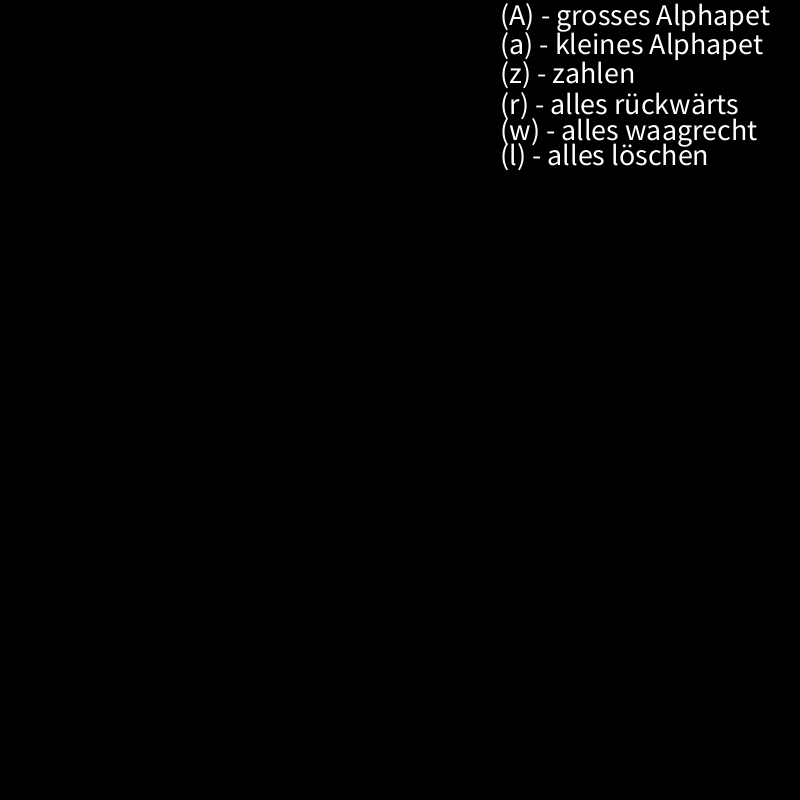
Frame 1 (no input)
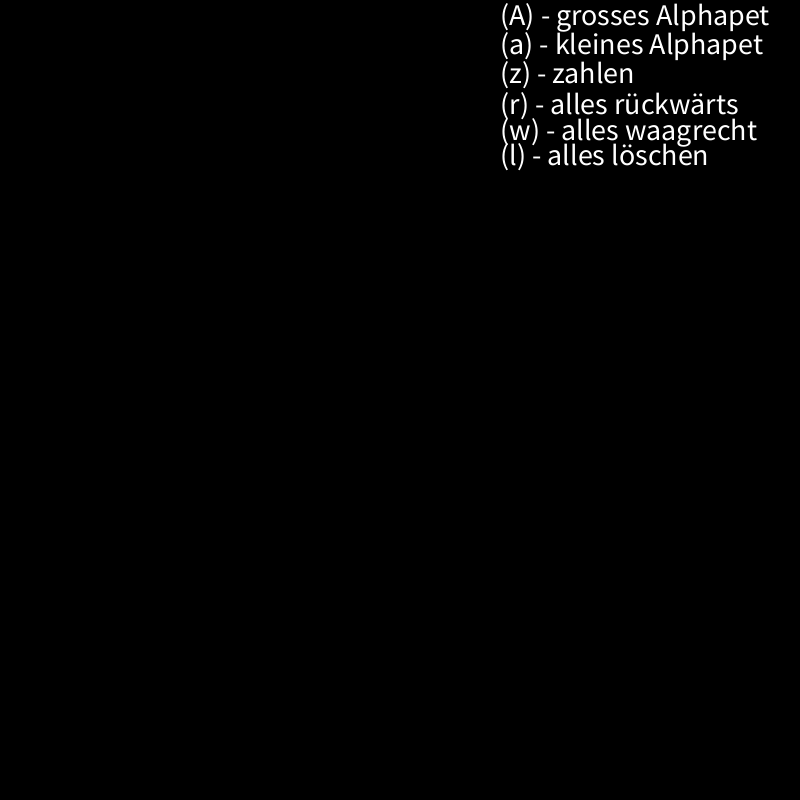
Frame 60 (the mouse pressed at the canvas centre just before this capture)
Frame 120 (the mouse held since frame 60 and released just before this capture): identical to frame 60, image omitted

The Processing sketch that drew these frames (run headless with seeded random() and noise(); from frame 60 on, the mouse is pressed at the canvas centre):

// Processing sketch: AlphabetZahlen
// ── AlphabetZahlen.pde
// Autor:       Mohamad Khallouf
// Matrikelnr.: 36794
// Datum:        17.11.22
// Beschreibung: Buchstaben und Zahlen Vorwaretz/ Rueckwaertz ausgeben

boolean bigLetters, smallLetters, numbers, allBackwards, allHorizontal, deleteAll, aa = true;
int breite, hoehe;
char buchstabe;

void setup() {
  size(800, 800);
}

void draw() {
  background(0);
  textSize(30);
  text("(A) - grosses Alphapet", 500, 25);
  text("(a) - kleines Alphapet", 500, 54);
  text("(z) - zahlen", 500, 83);
  text("(r) - alles rückwärts", 500, 114);
  text("(w) - alles waagrecht", 500, 140);
  text("(l) - alles löschen", 500, 165);

  //Groesse Alphapet taste
  textSize(20);
  if (bigLetters == true) {
    breite = 20;
    hoehe = 20;
    for (buchstabe = 'A'; buchstabe <= 'Z'; buchstabe++) {
      text(buchstabe, breite, hoehe);
      hoehe += 20;
    }
    fill (100, 100, 255);
    textSize(30);
    text("(A) - grosses Alphapet", 500, 25);
    fill(255);
  }
  //Kleine Alphapet taste
  textSize(20);
  if (smallLetters == true) {
    breite = 120;
    hoehe = 20;
    for (buchstabe = 'a'; buchstabe <= 'z'; buchstabe++) {
      text(buchstabe, breite, hoehe);
      hoehe += 20;
    }
    fill (100, 100, 255);
    textSize(30);
    text("(a) - kleines Alphapet", 500, 54);
    fill(255);
  }
  //Zahlen taste
  textSize(20);
  if (numbers == true) {
    breite = 220;
    hoehe = 20;
    for (int i = 0; i<= 9; i++) {
      text(i, breite, hoehe);
      hoehe += 20;
    }
    fill (100, 100, 255);
    textSize(30);
    text("(z) - zahlen", 500, 83);
    fill(255);
  }


  //alles rückwärts taste
  textSize(20);
  if (allBackwards == true) {
    // alles rückwärts für kleine buchstaben
    breite = 70;
    hoehe = 20;

    buchstabe = 'z';
    while (buchstabe >= 'a') {
      text(buchstabe, breite, hoehe);
      hoehe += 20;
      buchstabe--;
    }

    fill (100, 100, 255);
    textSize(30);
    text("(r) - alles rückwärts", 500, 114);
    fill(255);

    // alles rueckwaerts für groesse buchstaben
    textSize(20);
    breite = 170;
    hoehe = 20;

    buchstabe = 'Z';
    while (buchstabe >= 'A') {
      text(buchstabe, breite, hoehe);
      hoehe += 20;
      buchstabe--;
    }

    fill (100, 100, 255);
    textSize(30);
    text("(r) - alles rückwärts", 500, 114);
    fill(255);

    // alles rueckwaerts für zahlen
    textSize(20);
    breite = 270;
    hoehe = 20;

    int j = 9;
    while (j>= 0) {
      text(j, breite, hoehe);
      hoehe += 20;
      j--;
    }
    fill (100, 100, 255);
    textSize(30);
    text("(r) - alles rückwärts", 500, 114);
    fill(255);
  }

  //alles waagerecht taste
  textSize(20);
  if (allHorizontal == true) {
    textSize(20);
    breite = 20;
    hoehe = 600;

    buchstabe = '`';
    do {
      buchstabe++;
      text(buchstabe, breite, hoehe);
      breite += 20;
    } while (buchstabe <= 'y');

    fill (100, 100, 255);
    textSize(30);
    text("(w) - alles waagrecht", 500, 140);
    fill(255);

    textSize(20);
    breite = 20;
    hoehe = 630;

    buchstabe = '@';
    do {
      buchstabe++;
      text(buchstabe, breite, hoehe);
      breite += 20;
    } while (buchstabe <= 'Y');


    fill (100, 100, 255);
    textSize(30);
    text("(w) - alles waagrecht", 500, 140);
    fill(255);

    textSize(20);
    breite = 20;
    hoehe = 660;

    int i = 0;
    do {
      i++;
      text(i, breite, hoehe);
      breite += 20;
    } while (i<= 9);

    fill (100, 100, 255);
    textSize(30);
    text("(w) - alles waagrecht", 500, 140);
    fill(255);
  }
  
  //alles loeschen taste
  if (deleteAll) {
    background(0);
    deleteAll = false;
    bigLetters = false;
    smallLetters = false;
    numbers = false;
    allBackwards = false;
    allHorizontal = false;

    textSize(30);
    text("(A) - grosses Alphapet", 500, 25);
    text("(a) - kleines Alphapet", 500, 54);
    text("(z) - zahlen", 500, 83);
    text("(r) - alles rückwärts", 500, 114);
    text("(w) - alles waagrecht", 500, 140);
    text("(l) - alles löschen", 500, 165);
  }
}

void keyPressed() {
  if (key == 'A') bigLetters = true;
  if (key == 'a') smallLetters = true;
  if (key == 'z') numbers = true;
  if (key == 'r') allBackwards = true;
  if (key == 'w') allHorizontal = true;
  if (key == 'l') deleteAll = true;
}
